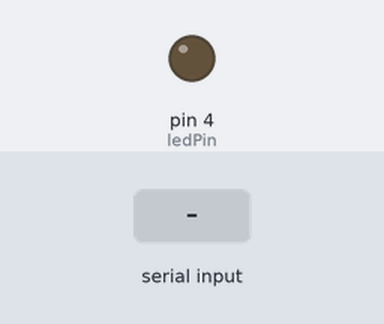
Bench run of a sketch on a simulated Arduino Uno, built with avr-gcc and run on an emulated ATmega328P. Shown: output pins drawn as LEDs (lit = HIGH). Dashed ring = blinking. The inputs (shaded band) are chosen by the test bench. What the sketch prints to the serial monitor is not drawn.

Above: at 1.2 s.
1.3 s: "5\n" received over Serial
At 1.7 s:
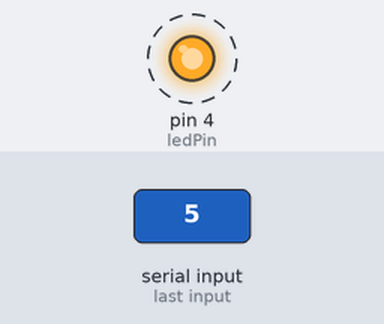
4.3 s: "90,45\n" received over Serial
Timing chart, 0 to 7.3 s (numbered marks = the images above; inputs shaded):
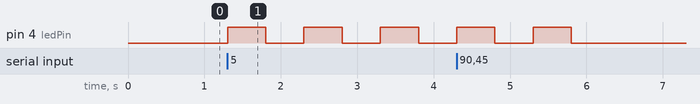

The sketch:

task13.ino
```cpp
const int ledPin = 4;
int inputNumber;

void setup() {
  Serial.begin(9600);
  pinMode(ledPin, OUTPUT);
  Serial.println("Gib eine Zahl zwischen 1 und 5 ein:");
}

void loop() {
  if (Serial.available() > 0) {
    int input = Serial.parseInt();
    if (input >= 1 && input <= 5) {
      for (int i = 1; i <= input; i++) {
        digitalWrite(ledPin, HIGH);
        delay(500);
        digitalWrite(ledPin, LOW);
        delay(500);
      }
      Serial.println("Gib eine Zahl zwischen 1 und 5 ein:");
    } else {
      Serial.println("Falsche Eingabe! Gib eine Zahl zwischen 1 und 5 ein:");
    }
  }
}
```

Measured:
- after the input at 1.3 s, pin 4 (ledPin): alternates HIGH for 0.50 s and LOW for 0.50 s, starting at once
